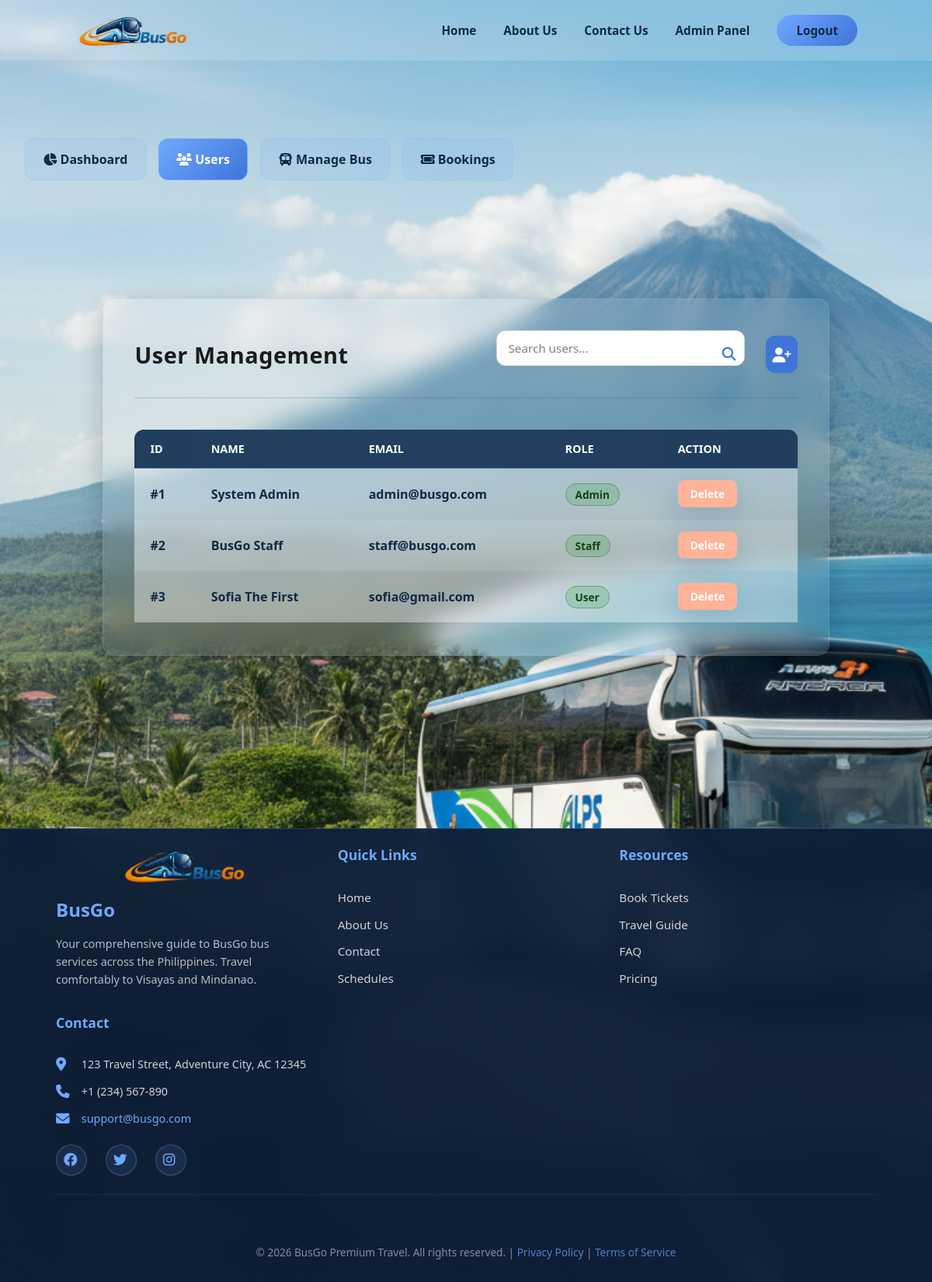
Page /admin/users (signed in) on the committed database.
### tables this page shows
CREATE TABLE users (
            id INTEGER PRIMARY KEY AUTOINCREMENT,
            fullname TEXT NOT NULL,
            email TEXT UNIQUE NOT NULL,
            password TEXT NOT NULL,
            role TEXT DEFAULT 'user',
            created_at TEXT DEFAULT CURRENT_TIMESTAMP
        );

### app.py (the view, shortened to what this page needs)
@app.route("/admin/users", methods=["GET", "POST"])
def admin_users():
    if "user_id" not in session or session.get("role") != "admin":
        return redirect(url_for("home"))
    conn = get_db_connection()
    users = conn.execute(
        "SELECT id, fullname, email, role FROM users"
    ).fetchall()
    conn.close()
    return render_template("admin_users.html", users=users)

### app.py (called while the page is built)
def get_db_connection():
    conn = sqlite3.connect(DATABASE)
    conn.row_factory = sqlite3.Row
    return conn

### templates/admin_users.html (shortened to what this page needs)
{% extends "base.html" %}
{% block content %}
<div class="admin-wrapper">
    <div class="admin-content">
        <div class="admin-topnav">
            <a href="{{ url_for('admin_dashboard') }}" class="{% if request.endpoint == 'admin_dashboard' %}active{% endif %}">
                <i class="fa-solid fa-chart-pie"></i> Dashboard
            </a>
            <a href="{{ url_for('admin_users') }}" class="{% if request.endpoint == 'admin_users' %}active{% endif %}">
                <i class="fa-solid fa-users"></i> Users
            </a>
            <a href="{{ url_for('admin_buses') }}" class="{% if request.endpoint == 'admin_buses' %}active{% endif %}">
                <i class="fa-solid fa-bus"></i> Manage Bus
            </a>
            <a href="{{ url_for('admin_bookings') }}" class="{% if request.endpoint == 'admin_bookings' %}active{% endif %}">
                <i class="fa-solid fa-ticket"></i> Bookings
            </a>
        </div>
        <main class="schedule-main">
            <div class="schedule-container glass-card user-panel-page" style="width: 98%; max-width: 1800px; padding: 2.5rem;">
                <header class="content-header" style="display: flex; justify-content: space-between; align-items: center; margin-bottom: 2.5rem; width: 100%; border-bottom: 2px solid rgba(16, 42, 67, 0.1); padding-bottom: 1.5rem;">
                    <h2 class="section-heading" style="margin: 0; color: var(--dark-text); font-size: 1.8rem; font-weight: 800;">User Management</h2>
                    <div class="header-actions">
                        <div class="search-wrapper" style="position: relative; margin: 0;">
                            <input id="userSearch" type="text" placeholder="Search users..." class="search-input" style="padding: 12px 45px 12px 15px; width: 320px; border-radius: 12px; background: white; color: var(--dark-text); border: 1px solid rgba(16,42,67,0.2);">
                            <i class="fa-solid fa-magnifying-glass" style="position: absolute; right: 15px; top: 50%; transform: translateY(-50%); color: var(--accent-dark); font-size: 1.1rem;"></i>
                        </div>
                        <button id="addUserBtn" class="add-bus-btn" type="button" aria-label="Add new user" style="border-radius: 12px; width: 48px; height: 48px; background: var(--accent-dark); margin-left: 0.5rem; border: none; color: white;">
                            <i class="fa-solid fa-user-plus"></i>
                        </button>
                    </div>
                </header>
                <table class="admin-table" id="usersTable">
                    <thead style="background: var(--dark-text);">
                        <tr>
                            <th style="color: white; border-radius: 12px 0 0 0;">ID</th>
                            <th style="color: white;">Name</th>
                            <th style="color: white;">Email</th>
                            <th style="color: white;">Role</th>
                            <th style="color: white; border-radius: 0 12px 0 0;">Action</th>
                        </tr>
                    </thead>
                    <tbody style="background: rgba(255,255,255,0.4);">
                        {% for user in users %}
                        <tr style="border-bottom: 1px solid rgba(16,42,67,0.1);">
                            <td style="color: var(--dark-text); font-weight: 700;">#{{ user.id }}</td>
                            <td style="color: var(--dark-text); font-weight: 700;">{{ user.fullname }}</td>
                            <td style="color: var(--dark-text);">{{ user.email }}</td>
                            <td>
                                <span class="status-available" style="padding: 4px 12px; border-radius: 20px; font-size: 0.85rem; text-transform: capitalize;">{{ user.role }}</span>
                            </td>
                            <td>
                                <a href="{{ url_for('delete_user', user_id=user.id) }}" class="cancel-btn" style="padding: 8px 16px; border-radius: 8px; font-size: 0.85rem;" onclick="return confirm('Are you sure you want to delete this user?')">Delete</a>
                            </td>
                        </tr>
                        {% endfor %}
                    </tbody>
                </table>
            </div>
        </main>
    </div>
</div>
{% endblock %}

### rows in the picture
users: id "1", fullname "System Admin", email "admin@busgo.com", role "Admin"
users: id "2", fullname "BusGo Staff", email "staff@busgo.com", role "Staff"
users: id "3", fullname "Sofia The First", email "sofia@gmail.com", role "User"
